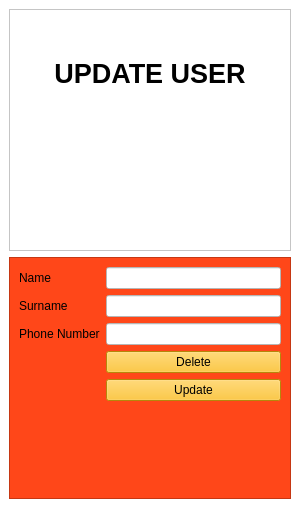
<?xml version="1.0" encoding="UTF-8"?>
<ui version="4.0">
 <class>MainWindow</class>
 <widget class="QMainWindow" name="MainWindow">
  <property name="geometry">
   <rect>
    <x>0</x>
    <y>0</y>
    <width>300</width>
    <height>530</height>
   </rect>
  </property>
  <property name="minimumSize">
   <size>
    <width>0</width>
    <height>0</height>
   </size>
  </property>
  <property name="maximumSize">
   <size>
    <width>1000</width>
    <height>1000</height>
   </size>
  </property>
  <property name="windowTitle">
   <string>Update Member</string>
  </property>
  <property name="styleSheet">
   <string notr="true">background-color: rgb(255, 255, 255);</string>
  </property>
  <widget class="QWidget" name="centralwidget">
   <layout class="QVBoxLayout" name="verticalLayout">
    <item>
     <widget class="QFrame" name="frame">
      <property name="frameShape">
       <enum>QFrame::StyledPanel</enum>
      </property>
      <property name="frameShadow">
       <enum>QFrame::Raised</enum>
      </property>
      <layout class="QVBoxLayout" name="verticalLayout_2">
       <item>
        <widget class="QLabel" name="label">
         <property name="font">
          <font>
           <pointsize>20</pointsize>
           <weight>75</weight>
           <bold>true</bold>
          </font>
         </property>
         <property name="text">
          <string>UPDATE USER</string>
         </property>
         <property name="alignment">
          <set>Qt::AlignCenter</set>
         </property>
        </widget>
       </item>
       <item>
        <widget class="QLabel" name="label_2">
         <property name="text">
          <string/>
         </property>
         <property name="pixmap">
          <pixmap>Udemy/icons/members.png</pixmap>
         </property>
        </widget>
       </item>
      </layout>
     </widget>
    </item>
    <item>
     <widget class="QFrame" name="frame_2">
      <property name="styleSheet">
       <string notr="true">background-color: rgb(255, 71,25);
font: 14pt &quot;Simplified Arabic Fixed&quot;;</string>
      </property>
      <property name="frameShape">
       <enum>QFrame::StyledPanel</enum>
      </property>
      <property name="frameShadow">
       <enum>QFrame::Raised</enum>
      </property>
      <layout class="QFormLayout" name="formLayout">
       <item row="0" column="0">
        <widget class="QLabel" name="label_3">
         <property name="text">
          <string>Name</string>
         </property>
        </widget>
       </item>
       <item row="1" column="0">
        <widget class="QLabel" name="label_4">
         <property name="text">
          <string>Surname</string>
         </property>
        </widget>
       </item>
       <item row="2" column="0">
        <widget class="QLabel" name="label_5">
         <property name="text">
          <string>Phone Number</string>
         </property>
        </widget>
       </item>
       <item row="0" column="1">
        <widget class="QLineEdit" name="Name">
         <property name="sizePolicy">
          <sizepolicy hsizetype="Maximum" vsizetype="Fixed">
           <horstretch>0</horstretch>
           <verstretch>0</verstretch>
          </sizepolicy>
         </property>
         <property name="maximumSize">
          <size>
           <width>200</width>
           <height>25</height>
          </size>
         </property>
         <property name="toolTip">
          <string/>
         </property>
         <property name="styleSheet">
          <string notr="true">background-color: rgb(255, 255, 255);
font: italic 20pt &quot;Monotype Corsiva&quot;;
</string>
         </property>
         <property name="text">
          <string/>
         </property>
        </widget>
       </item>
       <item row="1" column="1">
        <widget class="QLineEdit" name="Surname">
         <property name="sizePolicy">
          <sizepolicy hsizetype="Maximum" vsizetype="Fixed">
           <horstretch>0</horstretch>
           <verstretch>0</verstretch>
          </sizepolicy>
         </property>
         <property name="maximumSize">
          <size>
           <width>200</width>
           <height>25</height>
          </size>
         </property>
         <property name="styleSheet">
          <string notr="true">background-color: rgb(255, 255, 255);
font: italic 20pt &quot;Monotype Corsiva&quot;;
</string>
         </property>
         <property name="text">
          <string/>
         </property>
        </widget>
       </item>
       <item row="2" column="1">
        <widget class="QLineEdit" name="Phone">
         <property name="sizePolicy">
          <sizepolicy hsizetype="Maximum" vsizetype="Fixed">
           <horstretch>0</horstretch>
           <verstretch>0</verstretch>
          </sizepolicy>
         </property>
         <property name="maximumSize">
          <size>
           <width>200</width>
           <height>25</height>
          </size>
         </property>
         <property name="styleSheet">
          <string notr="true">background-color: rgb(255, 255, 255);
font: italic 20pt &quot;Monotype Corsiva&quot;;
</string>
         </property>
         <property name="text">
          <string/>
         </property>
        </widget>
       </item>
       <item row="3" column="1">
        <widget class="QPushButton" name="Delete">
         <property name="styleSheet">
          <string notr="true">background-color: rgb(255, 187, 14);
font: 14pt &quot;Simplified Arabic Fixed&quot;;</string>
         </property>
         <property name="text">
          <string>Delete</string>
         </property>
        </widget>
       </item>
       <item row="4" column="1">
        <widget class="QPushButton" name="Update">
         <property name="styleSheet">
          <string notr="true">background-color: rgb(255, 187, 14);
font: 14pt &quot;Simplified Arabic Fixed&quot;;</string>
         </property>
         <property name="text">
          <string>Update</string>
         </property>
        </widget>
       </item>
      </layout>
     </widget>
    </item>
   </layout>
  </widget>
  <widget class="QMenuBar" name="menubar">
   <property name="geometry">
    <rect>
     <x>0</x>
     <y>0</y>
     <width>300</width>
     <height>21</height>
    </rect>
   </property>
  </widget>
  <widget class="QStatusBar" name="statusbar"/>
 </widget>
 <resources/>
 <connections/>
</ui>
